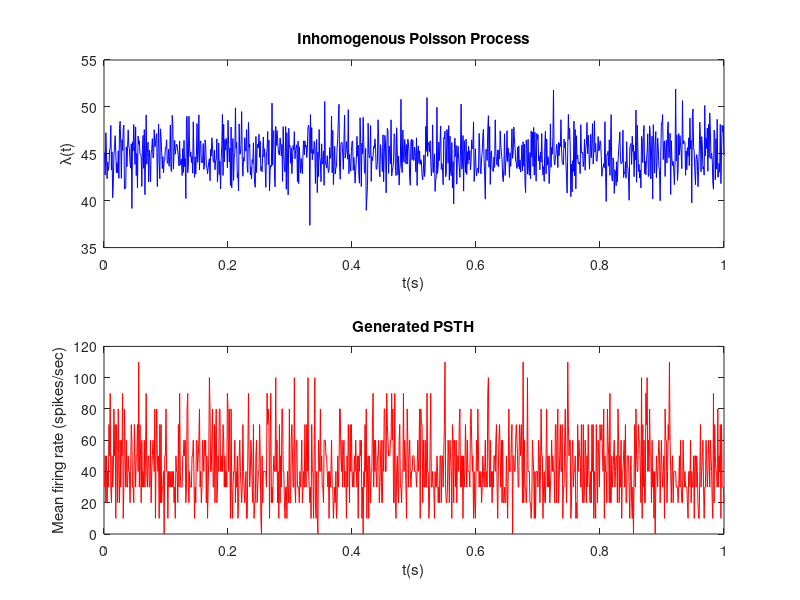
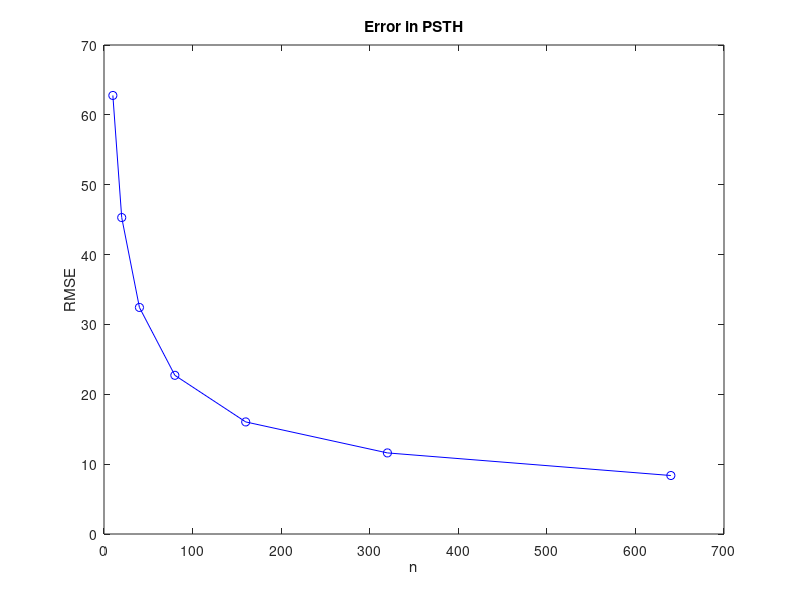
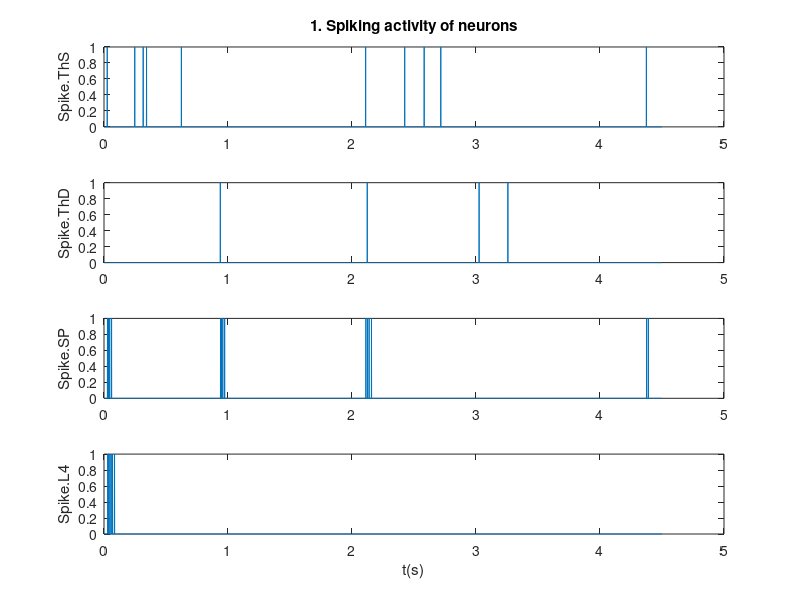
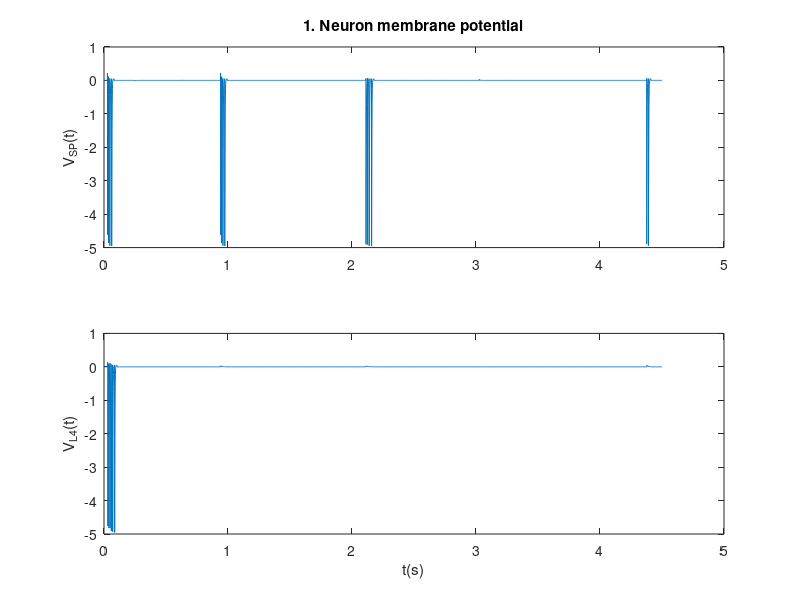

The MATLAB script that drew these images, in order: (Note: this script raises an error after producing the figures.)
function main()
clear
close all
%% 1.Making the VerNOP model
% Inhomogenous Poisson
t=1:1000;
lambda=45+2*randn(1,1000);
n=640;
spikes=zeros(n,1000);
for i=1:n
	spikes(i,:)=binornd(ones(1,length(lambda)),lambda/1000);
end
figure(1)
subplot(2,1,1)
plot(t/1000,lambda,'b')
title('Inhomogenous Poisson Process')
xlabel('t(s)')
ylabel('\lambda(t)')
subplot(2,1,2)
plot(t/1000,sum(spikes(1:100,:))*1000/100,'r')
title('Generated PSTH')
xlabel('t(s)')
ylabel('Mean firing rate (spikes/sec)')

n=[10 20 40 80 160 320 640];
rmse=zeros(1,length(n));
figure(2)
for i=1:length(n)
    rmse(i)=sqrt(mean((sum(spikes(1:n(i),:))*1000/n(i)-lambda).^2));
end
plot(n,rmse,'bo-');
title('Error in PSTH')
ylabel('RMSE')
xlabel('n')
lambda=[];

% Stimulus Generation
stream=char(['S'*ones(1,7) 'D' 'S'*ones(1,7)]);
lambda.S=0.5*ones(1,300*length(stream));
lambda.D=0.5*ones(1,300*length(stream));
for i=1:length(stream)
   if(stream(i)=='S')
       lambda.S(300*(i-1)+1:300*(i-1)+50)=10;
       lambda.D(300*(i-1)+1:300*(i-1)+50)=2.5;
   elseif(stream(i)=='D')
       lambda.S(300*(i-1)+1:300*(i-1)+50)=2.5;
       lambda.D(300*(i-1)+1:300*(i-1)+50)=10;        
   end
end

% Model parameters
w.ThS.SP=0.2;
w.ThD.SP=0.2;
w.ThS.L4=0.02;
w.ThD.L4=0.02;
w.SP.L4=0.11;
tau.re=0.9;
tau.ei.Th=10;
tau.ei.SP=27;
tau.ir=5000;
tau.syn=10;
tau.ref=2;

spike.ThS=binornd(ones(1,length(lambda.S)),lambda.S/1000);
spike.ThD=binornd(ones(1,length(lambda.D)),lambda.D/1000);
spike1=spike;                           % Used later for comparison

[V,spike]=verNOP(spike,tau,w);      % No Long-term plasticity

figure(3)
t=1e-3:1e-3:4.5;
subplot(4,1,1)
plot(t,spike.ThS)
title('1. Spiking activity of neurons')
ylabel('Spike.ThS')
subplot(4,1,2)
plot(t,spike.ThD)
ylabel('Spike.ThD')
subplot(4,1,3)
plot(t,spike.SP)
ylabel('Spike.SP')
subplot(4,1,4)
plot(t,spike.L4)
ylabel('Spike.L4')
xlabel('t(s)')
for i=1:4
   subplot(4,1,i)
   ylim([0 1])
end
figure(4)
subplot(2,1,1)
plot(t,V.sp)
title('1. Neuron membrane potential')
ylabel('V_S_P(t)')
subplot(2,1,2)
plot(t,V.l4)
ylabel('V_L_4(t)')
xlabel('t(s)')

%% 2,3.Plotting PSTH and seeing effect of changing tau_ir
temp=[1000 3000 10000 5000];
for j=1:4
PSTH.SP=zeros(1,length(lambda.S)/10);
PSTH.L4=zeros(1,length(lambda.S)/10);
tau.ir=temp(j);
for i=1:50
    spike.ThS=binornd(ones(1,length(lambda.S)),lambda.S/1000);
    spike.ThD=binornd(ones(1,length(lambda.D)),lambda.D/1000);
    [~,spike]=verNOP(spike,tau,w);
    spike_times=find(spike.SP); 
    PSTH.SP=PSTH.SP+histcounts(spike_times,0:10:length(lambda.S))*1000/50/10;
    spike_times=find(spike.L4);
    PSTH.L4=PSTH.L4+histcounts(spike_times,0:10:length(lambda.S))*1000/50/10;
end

figure(4+j)
subplot(2,1,1)
stem(PSTH.SP)
title(['PSTH of SP Neuron (\tau_i_r=' num2str(temp(j)) 'ms)'])
subplot(2,1,2)
stem(PSTH.L4)
title(['PSTH of L4 Neuron (\tau_i_r=' num2str(temp(j)) 'ms)'])
for i=1:2
    subplot(2,1,i)
    ylabel('PSTH(sp/s)')
end
end

%% 4.a.Long Term Plasticity
stream=char('S'*ones(1,12000));
stream(binornd(ones(1,12000),0.1*ones(1,12000))==1)='D'; %Probability of deviant stimulus is 0.1
lambda.S=0.5*ones(1,300*length(stream));
lambda.D=0.5*ones(1,300*length(stream));
for i=1:length(stream)
   if(stream(i)=='S')
       lambda.S(300*(i-1)+1:300*(i-1)+50)=10;
       lambda.D(300*(i-1)+1:300*(i-1)+50)=2.5;
   elseif(stream(i)=='D')
       lambda.S(300*(i-1)+1:300*(i-1)+50)=2.5;
       lambda.D(300*(i-1)+1:300*(i-1)+50)=10;        
   end
end

%Stimulus generation
spike.ThS=binornd(ones(1,length(lambda.S)),lambda.S/1000);
spike.ThD=binornd(ones(1,length(lambda.D)),lambda.D/1000);

%Running the model with plasticity
[V,spike,w] = verP(spike,tau,w);

figure(9)
hold on
plot((1/60000):(1/60000):60,w.ThS.L4)
plot((1/60000):(1/60000):60,w.ThD.L4)
plot((1/60000):(1/60000):60,w.SP.L4)
legend('w.ThS->L4','w.ThD->L4','w.SP->L4')
xlabel('time(min)')
xlim([0 60])
ylabel('Synaptic weights')
title('4.Long term plasticity (p(S)=0.9 p(D)=0.1)')

%% 4.b.Running verNOP at points of interest
w1=w;                       %Make a copy of the weights
t=1e-3:1e-3:4.5;
temp.ThS.L4=[0.02 0.0326 0.0340 0.0349 0.0349 0.303];
temp.ThD.L4=[0.02 0.0741 0.1260 0.3011 0.4 0.4];
temp.SP.L4=[0.11 0.1051 0.1084 0.0352 0.0275 0.0006];
for i=1:6
    w1.ThS.L4=temp.ThS.L4(i);
    w1.ThD.L4=temp.ThD.L4(i);
    w1.SP.L4=temp.SP.L4(i);
    [~,spike1]=verNOP(spike1,tau,w1);       % Give it the earlier spike train used in verNOP
    figure(9+i)
    subplot(4,1,1)
    plot(t,spike1.ThS)
    ylabel('Spike.ThS')
    subplot(4,1,2)
    plot(t,spike1.ThD)
    ylabel('Spike.ThD')
    subplot(4,1,3)
    plot(t,spike1.SP)
    ylabel('Spike.SP')
    subplot(4,1,4)
    plot(t,spike1.L4)
    ylabel('Spike.L4')
    xlabel('t(s)')
    for j=1:4
       subplot(4,1,j)
       ylim([0 1])
    end
end
figure(10)
subplot(4,1,1)
title('4.Spiking activity - Original VerNOP')
figure(11)
subplot(4,1,1)
title('4.Spiking activity - Onset of D-weight increase (9.63 mins)')
figure(12)
subplot(4,1,1)
title('4.Spiking activity - SP-weight starts to fall (12.15 mins)')
figure(13)
subplot(4,1,1)
title('4.Spiking activity - SP-weight crosses S-weight (14.76 mins)')
figure(14)
subplot(4,1,1)
title('4.Spiking activity - Saturation of D-weight (15.23 mins)')
figure(15)
subplot(4,1,1)
title('4.Spiking activity - SP-L4 connection breaks (24.18 mins)')

%% 5.LTPlasticity with Equally likely S & D
stream=char('S'*ones(1,12000));
stream(binornd(ones(1,12000),0.5*ones(1,12000))==1)='D'; %Equal Probability of Standard and Deviant
lambda.S=0.5*ones(1,300*length(stream));
lambda.D=0.5*ones(1,300*length(stream));
for i=1:length(stream)
   if(stream(i)=='S')
       lambda.S(300*(i-1)+1:300*(i-1)+50)=10;
       lambda.D(300*(i-1)+1:300*(i-1)+50)=2.5;
   elseif(stream(i)=='D')
       lambda.S(300*(i-1)+1:300*(i-1)+50)=2.5;
       lambda.D(300*(i-1)+1:300*(i-1)+50)=10;        
   end
end

%Stimulus generation
spike.ThS=binornd(ones(1,length(lambda.S)),lambda.S/1000);
spike.ThD=binornd(ones(1,length(lambda.D)),lambda.D/1000);

%Running the model with plasticity
[V,spike,w] = verP(spike,tau,w);

figure(16)
hold on
plot((1/60000):(1/60000):60,w.ThS.L4)
plot((1/60000):(1/60000):60,w.ThD.L4)
plot((1/60000):(1/60000):60,w.SP.L4)
legend('w.ThS->L4','w.ThD->L4','w.SP->L4')
xlabel('time(min)')
xlim([0 60])
ylabel('Synaptic weights')
title('5.Long term plasticity (p(S)=p(D)=0.5)')
end

function [V,spike] = verNOP(spike,tau,w)
spike.SP=zeros(1,length(spike.ThS));
spike.L4=zeros(1,length(spike.ThS));
V.sp=zeros(1,length(spike.ThS));
V.l4=zeros(1,length(spike.ThS));
g.s=zeros(1,length(spike.ThS));
g.d=zeros(1,length(spike.ThS));
g.sp=zeros(1,length(spike.ThS));
x.es=zeros(1,length(spike.ThS));
x.rs=zeros(1,length(spike.ThS));
x.is=zeros(1,length(spike.ThS));
x.ed=zeros(1,length(spike.ThS));
x.rd=zeros(1,length(spike.ThS));
x.id=zeros(1,length(spike.ThS));
x.esp=zeros(1,length(spike.ThS));
x.rsp=zeros(1,length(spike.ThS));
x.isp=zeros(1,length(spike.ThS));
x.rs(1)=1;
x.rd(1)=1;
x.rsp(1)=1;
beta=5;

for t=2:length(spike.ThS)                   %time stamp 1 is initial condition
    % Update EPSP
    if(spike.ThS(t-1))
        g.s(t:end)=g.s(t:end)+exp(-((t:length(spike.ThS))-t)/tau.syn);        %if S spikes, add EPSP to g.s.
    end
    if(spike.ThD(t-1))
        g.d(t:end)=g.d(t:end)+exp(-((t:length(spike.ThS))-t)/tau.syn);        %if D spikes, add EPSP to g.d.
    end
    if(spike.SP(t-1))
        g.sp(t:end)=g.sp(t:end)+exp(-((t:length(spike.ThS))-t)/tau.syn);        %if SP spikes, add EPSP to g.d.
    end
    
    % Update membrane potential and account for leakage
    V.sp(t)=V.sp(t)+g.s(t-1)*w.ThS.SP*x.es(t-1)+g.d(t-1)*w.ThD.SP*x.ed(t-1);
    V.sp(t)=V.sp(t)-0.1*abs(V.sp(t-1));
    V.l4(t)=V.l4(t)+g.s(t-1)*w.ThS.L4*x.es(t-1)+g.d(t-1)*w.ThD.L4*x.ed(t-1)+g.sp(t-1)*w.SP.L4*x.esp(t-1);
    V.l4(t)=V.l4(t)-0.1*abs(V.l4(t-1));
    
    % Spiking activity and refractory modeling
    if(V.sp(t)>0.05)
        spike.SP(t)=1;
        V.sp(t+1:t+20)=V.sp(t)-beta*exp(-((t+1:t+20)-t-1)/tau.ref);
    end
    if(V.l4(t)>0.05)
        spike.L4(t)=1;
        V.l4(t+1:t+20)=V.l4(t)-beta*exp(-((t+1:t+20)-t-1)/tau.ref);
    end
    
    % Update neurotransmitter fractions
    [x.es(t),x.rs(t),x.is(t)]=STPlast(x.es(t-1),x.rs(t-1),x.is(t-1),tau.re,tau.ei.Th,tau.ir,spike.ThS(t-1));
    [x.ed(t),x.rd(t),x.id(t)]=STPlast(x.ed(t-1),x.rd(t-1),x.id(t-1),tau.re,tau.ei.Th,tau.ir,spike.ThD(t-1));
    [x.esp(t),x.rsp(t),x.isp(t)]=STPlast(x.esp(t-1),x.rsp(t-1),x.isp(t-1),tau.re,tau.ei.SP,tau.ir,spike.SP(t-1));
end

end

function [V,spike,w] = verP(spike,tau,w)
spike.SP=zeros(1,length(spike.ThS));
spike.L4=zeros(1,length(spike.ThS));
V.sp=zeros(1,length(spike.ThS));
V.l4=zeros(1,length(spike.ThS));
g.s=zeros(1,length(spike.ThS));
g.d=zeros(1,length(spike.ThS));
g.sp=zeros(1,length(spike.ThS));
x.es=zeros(1,length(spike.ThS));
x.rs=zeros(1,length(spike.ThS));
x.is=zeros(1,length(spike.ThS));
x.ed=zeros(1,length(spike.ThS));
x.rd=zeros(1,length(spike.ThS));
x.id=zeros(1,length(spike.ThS));
x.esp=zeros(1,length(spike.ThS));
x.rsp=zeros(1,length(spike.ThS));
x.isp=zeros(1,length(spike.ThS));
x.rs(1)=1;
x.rd(1)=1;
x.rsp(1)=1;
w.ThS.L4=zeros(1,length(spike.ThS));
w.ThD.L4=zeros(1,length(spike.ThS));
w.SP.L4=zeros(1,length(spike.ThS));
w.ThS.L4(1)=0.02;
w.ThD.L4(1)=0.02;
w.SP.L4(1)=0.11;
last.ThS=0;
last.ThD=0;
last.SP=0;
last.L4=0;
tau.ltp=13;
tau.ltd=20;
a.ltp=0.015;
a.ltd=0.021;
beta=5;

for t=2:length(spike.ThS)                   %time stamp 1 is initial condition
    % Update EPSP
    if(spike.ThS(t-1))
        g.s(t:end)=g.s(t:end)+exp(-((t:length(spike.ThS))-t)/tau.syn);        %if S spikes, add EPSP to g.s.
    end
    if(spike.ThD(t-1))
        g.d(t:end)=g.d(t:end)+exp(-((t:length(spike.ThS))-t)/tau.syn);        %if D spikes, add EPSP to g.d.
    end
    if(spike.SP(t-1))
        g.sp(t:end)=g.sp(t:end)+exp(-((t:length(spike.ThS))-t)/tau.syn);        %if SP spikes, add EPSP to g.d.
    end
    
    % Update membrane potential and account for leakage
    V.sp(t)=V.sp(t)+g.s(t-1)*w.ThS.SP*x.es(t-1)+g.d(t-1)*w.ThD.SP*x.ed(t-1);
    V.sp(t)=V.sp(t)-0.1*abs(V.sp(t-1));
    V.l4(t)=V.l4(t)+g.s(t-1)*w.ThS.L4(t-1)*x.es(t-1)+g.d(t-1)*w.ThD.L4(t-1)*x.ed(t-1)+g.sp(t-1)*w.SP.L4(t-1)*x.esp(t-1);
    V.l4(t)=V.l4(t)-0.1*abs(V.l4(t-1));
    
    % Spiking activity and refractory modeling
    if(V.sp(t)>0.05)
        spike.SP(t)=1;
        V.sp(t+1:t+20)=V.sp(t)-beta*exp(-((t+1:t+20)-t-1)/tau.ref);
    end
    if(V.l4(t)>0.05)
        spike.L4(t)=1;
        V.l4(t+1:t+20)=V.l4(t)-beta*exp(-((t+1:t+20)-t-1)/tau.ref);
    end
    
    % Update neurotransmitter fractions
    [x.es(t),x.rs(t),x.is(t)]=STPlast(x.es(t-1),x.rs(t-1),x.is(t-1),tau.re,tau.ei.Th,tau.ir,spike.ThS(t-1));
    [x.ed(t),x.rd(t),x.id(t)]=STPlast(x.ed(t-1),x.rd(t-1),x.id(t-1),tau.re,tau.ei.Th,tau.ir,spike.ThD(t-1));
    [x.esp(t),x.rsp(t),x.isp(t)]=STPlast(x.esp(t-1),x.rsp(t-1),x.isp(t-1),tau.re,tau.ei.SP,tau.ir,spike.SP(t-1));
    
    % Weight update
    w.ThS.L4(t)=w.ThS.L4(t-1);
    w.ThD.L4(t)=w.ThD.L4(t-1);
    w.SP.L4(t)=w.SP.L4(t-1);
    if(spike.L4(t))
        last.L4=t;
        if(last.ThS)
            w.ThS.L4(t)=w.ThS.L4(t-1)+w.ThS.L4(t-1)*a.ltp*exp(-(last.L4-last.ThS)/tau.ltp);
        end
        if(last.ThD)
            w.ThD.L4(t)=w.ThD.L4(t-1)+w.ThD.L4(t-1)*a.ltp*exp(-(last.L4-last.ThD)/tau.ltp);
        end
        if(last.SP)
            w.SP.L4(t)=w.SP.L4(t-1)+w.SP.L4(t-1)*a.ltp*exp(-(last.L4-last.SP)/tau.ltp);
        end
    end
    if(spike.ThS(t))
        last.ThS=t;
        if(last.L4)
            w.ThS.L4(t)=w.ThS.L4(t)-w.ThS.L4(t-1)*a.ltd*exp((last.L4-last.ThS)/tau.ltd);
        end
    end
    if(spike.ThD(t))
        last.ThD=t;
        if(last.L4)
            w.ThD.L4(t)=w.ThD.L4(t)-w.ThD.L4(t-1)*a.ltd*exp((last.L4-last.ThD)/tau.ltd);
        end
    end
    if(spike.SP(t))
        last.SP=t;
        if(last.L4)
            w.SP.L4(t)=w.SP.L4(t)-w.SP.L4(t-1)*a.ltd*exp((last.L4-last.SP)/tau.ltd);
        end
    end
    
    % Weight rescaling
    w.ThS.L4(t)=min(w.ThS.L4(t),0.4);
    w.ThS.L4(t)=max(w.ThS.L4(t),0.0001);
    w.ThD.L4(t)=min(w.ThD.L4(t),0.4);
    w.ThD.L4(t)=max(w.ThD.L4(t),0.0001);
    w.SP.L4(t)=min(w.SP.L4(t),0.11);
    w.SP.L4(t)=max(w.SP.L4(t),0.0001); 
end
end

function [x_e,x_r,x_i] = STPlast(x_eo,x_ro,x_io,t_re,t_ei,t_ir,spike)
    x_r=x_ro-spike*x_ro/t_re+x_io/t_ir;
    x_e=x_eo+spike*x_ro/t_re-x_eo/t_ei;
    x_i=x_io+x_eo/t_ei-x_io/t_ir;
end
